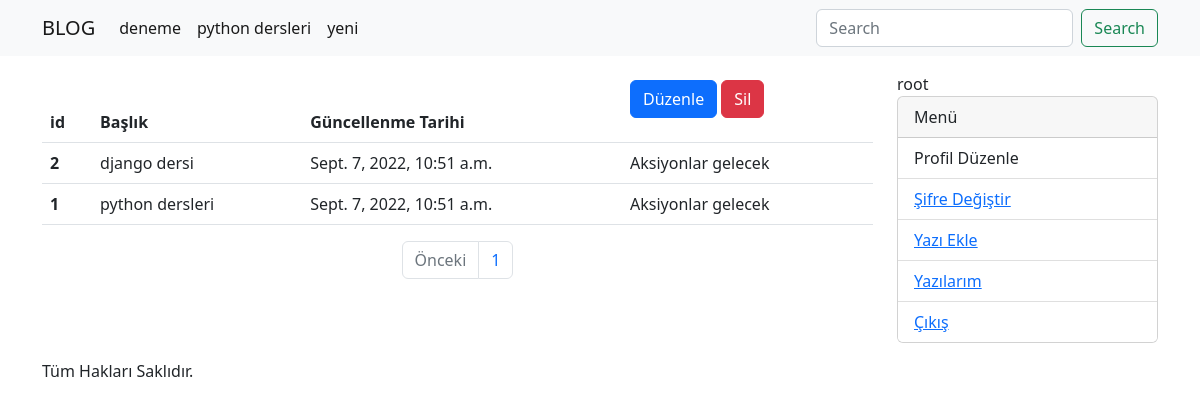
The app's page /yazilarim (signed in) with its own data.
### blog/models/kategori.py (models this page shows, shortened)
class KategoriModel(models.Model):
    isim = models.CharField(max_length=30, blank=False, null=False)
    slug = AutoSlugField(populate_from='isim', unique = True)
    class Meta:
        db_table = 'kategori'
        verbose_name_plural = 'Kategoriler'
        verbose_name ='Kategori'

### blog/models/yazi.py (models this page shows, shortened)
class YazilarModel(DateAbstractModel):
    resim=models.ImageField(upload_to='yazi_resimleri')
    baslik = models.CharField(max_length=50)
    icerik = RichTextField()
    slug = AutoSlugField(populate_from='baslik', unique=True)
    kategoriler = models.ManyToManyField(KategoriModel, related_name='yazi' )
    yazar = models.ForeignKey('account.CustomUserModel', on_delete = models.CASCADE, related_name='yazilar')
    class Meta:
        verbose_name='Yazi'
        verbose_name_plural='Yazilar'
        db_table='Yazi'

### account/models.py (models this page shows)
class CustomUserModel(AbstractUser):
    avatar=models.ImageField(upload_to='avatar/', blank=True, null=True)
    class Meta:
        db_table='user'
        verbose_name='Kullanıcı'
        verbose_name_plural='Kullanıcılar'
    def __str__(self):
        return self.username

### blog/views/yazilarim.py (the view)
# urls.py: path('yazilarim', yazilarim, name='yazilarim'),
@login_required(login_url='/')
def yazilarim(request):
    yazilar = request.user.yazilar.order_by('-id')
    sayfa =  request.GET.get('sayfa')
    paginator = Paginator(yazilar, 5)
    return render(request, 'pages/yazilarim.html', context={
        'yazilar': paginator.get_page(sayfa),
    })

### blog/templatetags/kategori_list.py (called while the page is built)
@register.simple_tag
def kategori_list():
    kategoriler=KategoriModel.objects.all()
    return kategoriler

### blog/templates/pages/yazilarim.html (shortened to what this page needs)
{% extends 'base.html' %}
{% block content %}
<table class="table">
    <thead>
      <tr>
        <th scope="col">id</th>
        <th scope="col">Başlık</th>
        <th scope="col">Güncellenme Tarihi</th>
        <th scope="col">
          <P>
            <a class="btn btn-primary" href="{% url 'yazi-guncelle' slug=yazi.slug %}">Düzenle</a>
            <a class="btn btn-danger" href="{% url 'yazi-sil' slug=yazi.slug %}">Sil</a>
          </P>
        </th>
      </tr>
    </thead>
    <tbody>
        {% for yazi in yazilar %}
            <tr>
                <th scope="row">{{ yazi.id }}</th>
                <td>{{ yazi.baslik }}</td>
                <td>{{ yazi.duzenlenme_tarihi}}</td>
                <td>Aksiyonlar gelecek</td>
            </tr>
        {% empty %}
        <p>Hiç yazı bulunamadı..</p>
        {% endfor %}
    </tbody>
  </table>
<nav aria-label="Page navigation example">
  <ul class="pagination justify-content-center">
    {% if yazilar.has_previous %}
    <li class="page-item ">
      <a class="page-link" href="?sayfa={{yazilar.previous_page_number}}">Önceki</a>
    </li>
    {% else %}
    <li class="page-item disabled">
      <a class="page-link">Önceki</a>
    </li>
    {% endif %}
    <li class="page-item"><a class="page-link" href="#">{{yazilar.number}}</a></li>
  </ul>
</nav>
{% endblock %}

### templates/components/navbar.html (shortened to what this page needs)
{% load kategori_list %}
{% kategori_list as kategoriler %}
<nav class="navbar navbar-expand-lg bg-light">
    <div class="container">
      <a class="navbar-brand" href="{% url 'anasayfa' %}">BLOG</a>
      <div class="collapse navbar-collapse" id="navbarSupportedContent">
        <ul class="navbar-nav me-auto mb-2 mb-lg-0">
          {% for kategori in kategoriler %}
          <li class="nav-item">
            <a class="nav-link active" aria-current="page" href="{% url 'kategori' kategoriSlug=kategori.slug %}">{{ kategori.isim }}</a>
          </li>
          {% endfor %}
        </ul>
        <form acrion="{% url 'anasayfa' %}" class="d-flex" role="search">
          <input class="form-control me-2" name="sorgu" type="search" placeholder="Search" aria-label="Search">
          <button class="btn btn-outline-success"  type="submit">Search</button>
        </form>
      </div>
    </div>
  </nav>

### templates/components/sidebar.html
<div class="col-sm-3">
  {{request.user}}
    <div class="card mb-3">
        <div class="card-header">
          Menü
        </div>
        {% if request.user.is_authenticated %}
          <ul class="list-group list-group-flush">
            <li class="list-group-item">Profil Düzenle</li>
            <li class="list-group-item"><a href="{% url 'sifre-degistir' %}">Şifre Değiştir</a></li>
            <li class="list-group-item"><a href="{% url 'yazi-ekle' %}">Yazı Ekle</li>
            <li class="list-group-item"><a href="{% url 'yazilarim' %}">Yazılarım</a></li>
            <li class="list-group-item"><a href="{% url 'cikis' %}">Çıkış</a></li>
          </ul>
        {% else %}
        Login formu gelecek.
        {% endif %}
      </div>
</div>

### records on screen
KategoriModel: isim "deneme"
KategoriModel: isim "python dersleri"
KategoriModel: isim "yeni"
YazilarModel: id "2", baslik "django dersi", duzenlenme_tarihi "Sept. 7, 2022, 10:51 a.m."
YazilarModel: id "1", baslik "python dersleri", duzenlenme_tarihi "Sept. 7, 2022, 10:51 a.m."
CustomUserModel: user "root"

### other values on screen
{{ yazilar.number }} "1"
